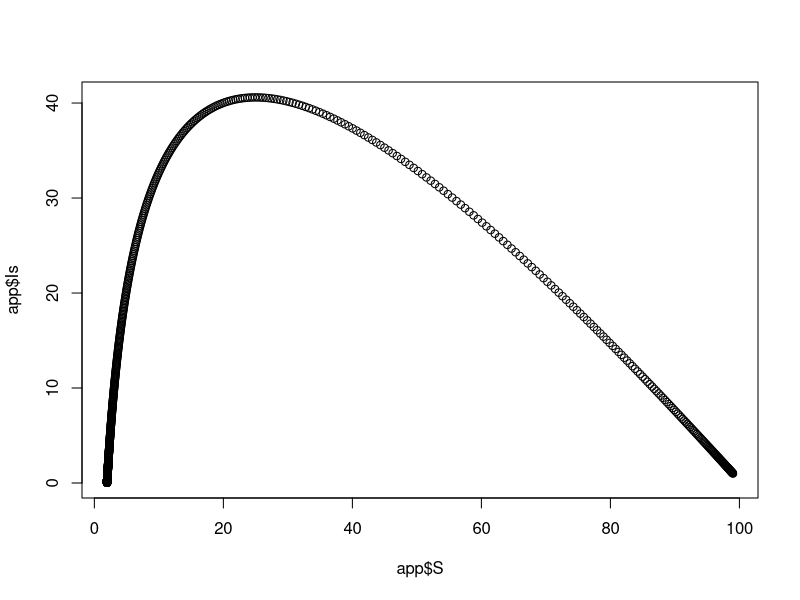
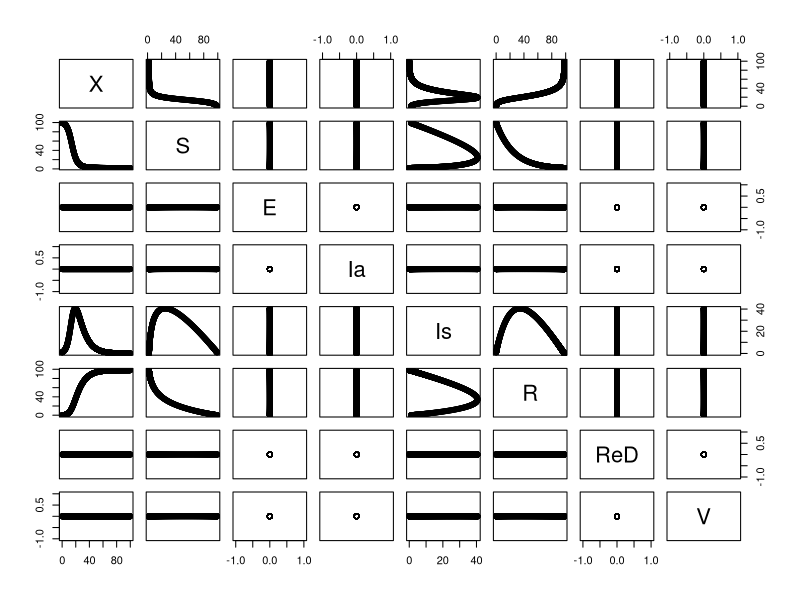
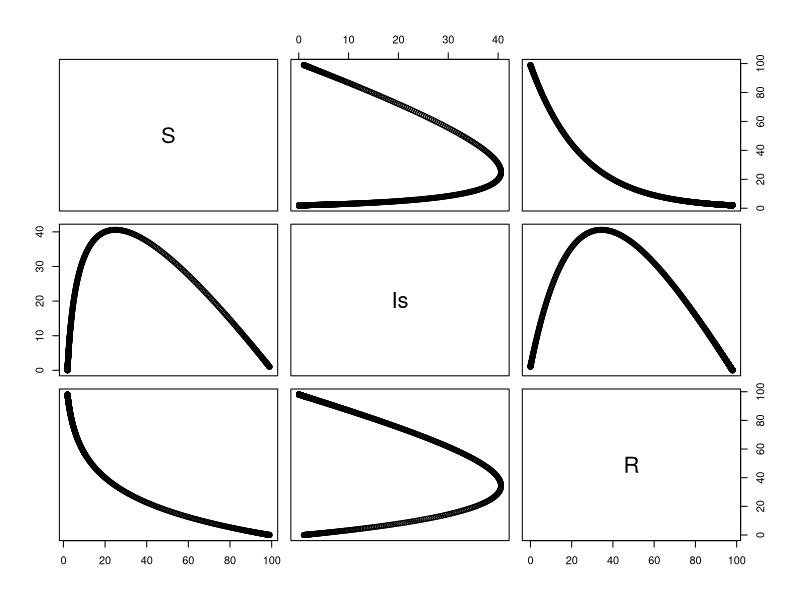
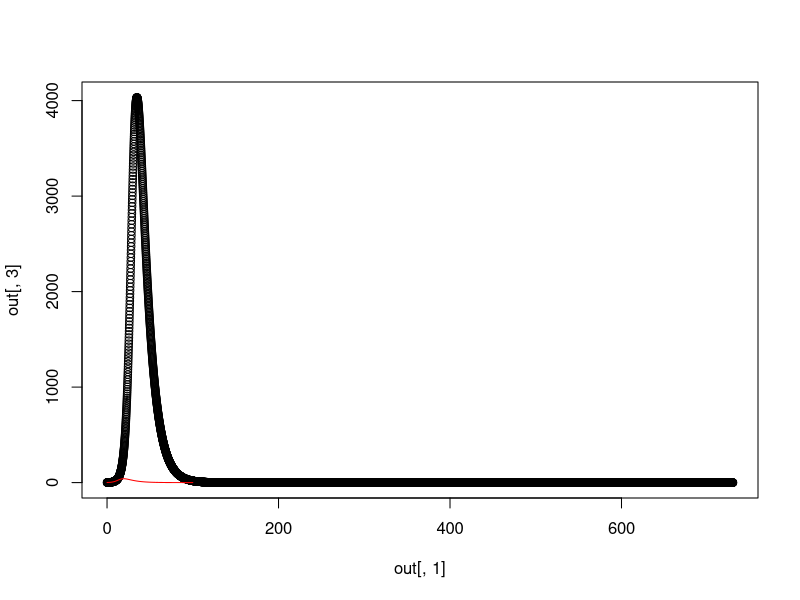
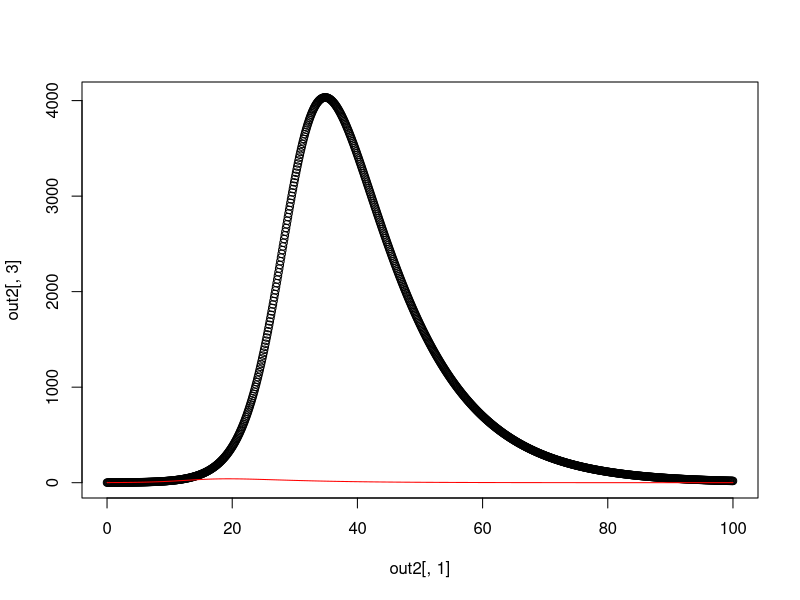
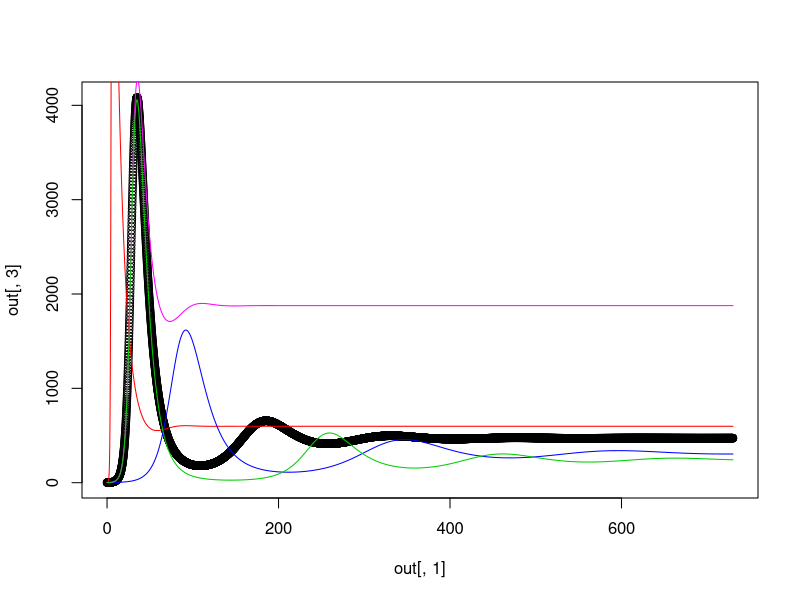
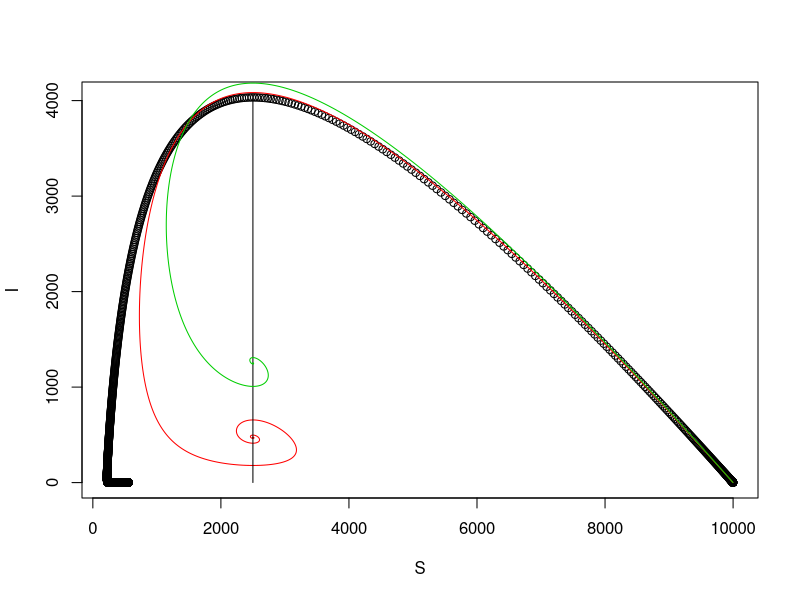

These charts were generated, in order, by the following R code:
library(deSolve)
setwd('C:/mgh - mmid')

app<-read.csv('SIR.csv', header = T)
app

plot(app$S, app$Is)
plot(app)
plot(app[,c(2,5,6)])


SIR_model<-function(t, state, parameters) {
  with(as.list(c(state, parameters)),{
    P <- (S+I+R)
    lam<-parameters['beta']*I/P
    
    dS <- mu*P-mu*S-lam*S         
    dI <- lam*S-tau*I-mu*I 
    dR <- tau*I-mu*R
    list(c(dS, dI, dR))}) 
}


initP<-9999
initI<-1 
initR<-0 
initS<-initP-initI-initR
istate <- c(S = initS, I = initI, R = initR)

parameters <- c(
  mu=(1/(50*52*7)),    
  beta=0.4,              
  tau=1/10            
)

time_start <- 0
time_stop <- 365*2 
deltat<- 0.1
tps <- seq(time_start , time_stop , by = deltat)

out <- deSolve::ode(y = istate, times = tps, func = SIR_model, parms = parameters) 
plot(out[,1],out[,3])
lines(app$X,app$Is, col="red")

out2 <- deSolve::ode(y = istate, times = app$X, func = SIR_model, parms = parameters) 
plot(out2[,1],out2[,3])
lines(app$X,app$Is, col="red")



SIRS_model<-function(t, state, parameters) {
  with(as.list(c(state, parameters)),{
    P <- (S+I+R)
    lam<-parameters['beta']*I/P
    
    dS <- mu*P-mu*S-lam*S+alpha*R         
    dI <- lam*S-tau*I-mu*I 
    dR <- tau*I-mu*R-alpha*R
    list(c(dS, dI, dR))}) 
}

parameters['alpha']<-1/150 
out <- deSolve::ode(y = istate, times = tps, func = SIRS_model, parms = parameters) 
plot(out[,1],out[,3])

parameters['beta']<-parameters['beta']*5
out_high_beta <- deSolve::ode(y = istate, times = tps, func = SIRS_model, parms = parameters) 
lines(out_high_beta[,1],out_high_beta[,3],col="red")

parameters['beta']<-parameters['beta']/10
out_low_beta <- deSolve::ode(y = istate, times = tps, func = SIRS_model, parms = parameters) 
lines(out_low_beta[,1],out_low_beta[,3],col="blue")

parameters['beta']<-0.4
parameters['alpha']<-parameters['alpha']*5
out_high_alpha <- deSolve::ode(y = istate, times = tps, func = SIRS_model, parms = parameters) 
lines(out_high_alpha[,1],out_high_alpha[,3],col="magenta")

parameters['alpha']<-parameters['alpha']/10
out_low_alpha <- deSolve::ode(y = istate, times = tps, func = SIRS_model, parms = parameters) 
lines(out_low_alpha[,1],out_low_alpha[,3],col="green3")


parameters['alpha']<-1/150 
out_sir <- deSolve::ode(y = istate, times = tps, func = SIR_model, parms = parameters) 
out_sirs <- deSolve::ode(y = istate, times = tps, func = SIRS_model, parms = parameters) 

plot(out_sir[,2],out_sir[,3],xlab = "S", ylab = "I")
lines(out_sirs[,2],out_sirs[,3],col="red")
lines(rep(2500,4000),1:4000)

parameters['alpha']<-1/50 
out_sirs2 <- deSolve::ode(y = istate, times = tps, func = SIRS_model, parms = parameters) 
lines(out_sirs2[,2],out_sirs2[,3],col="green3")
